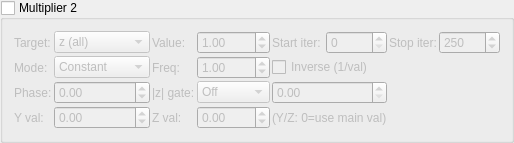
    <widget class="MyGroupBox" name="groupCheck_transf_function_enabledBy_false">
     <property name="title"><string>Multiplier 2</string></property>
     <property name="checkable"><bool>true</bool></property>
     <property name="checked"><bool>false</bool></property>
     <layout class="QGridLayout" name="gridLayout_mult2">
      <property name="spacing"><number>2</number></property>
      <item row="0" column="0">
       <widget class="QLabel"><property name="text"><string>Target:</string></property></widget>
      </item>
      <item row="0" column="1">
       <widget class="MyComboBox" name="comboBox_transf_multiplier_mode_2">
        <item><property name="text"><string notr="true">z (all)</string></property></item>
        <item><property name="text"><string notr="true">z.x</string></property></item>
        <item><property name="text"><string notr="true">z.y</string></property></item>
        <item><property name="text"><string notr="true">z.z</string></property></item>
        <item><property name="text"><string notr="true">DE</string></property></item>
        <item><property name="text"><string notr="true">color</string></property></item>
        <item><property name="text"><string notr="true">z.w</string></property></item>
        <item><property name="text"><string notr="true">z.xy</string></property></item>
        <item><property name="text"><string notr="true">z.xz</string></property></item>
        <item><property name="text"><string notr="true">z.yz</string></property></item>
        <item><property name="text"><string notr="true">color accum</string></property></item>
       </widget>
      </item>
      <item row="0" column="2">
       <widget class="QLabel"><property name="text"><string>Value:</string></property></widget>
      </item>
      <item row="0" column="3">
       <widget class="MyDoubleSpinBox" name="spinbox_transf_scale_5">
        <property name="minimum"><double>-100.0</double></property><property name="maximum"><double>100.0</double></property>
        <property name="singleStep"><double>0.01</double></property><property name="value"><double>1.0</double></property>
       </widget>
      </item>
      <item row="0" column="4">
       <widget class="QLabel"><property name="text"><string>Start iter:</string></property></widget>
      </item>
      <item row="0" column="5">
       <widget class="MySpinBox" name="spinboxInt_transf_start_iterations_C">
        <property name="minimum"><number>0</number></property><property name="maximum"><number>10000</number></property>
        <property name="value"><number>0</number></property>
       </widget>
      </item>
      <item row="0" column="6">
       <widget class="QLabel"><property name="text"><string>Stop iter:</string></property></widget>
      </item>
      <item row="0" column="7">
       <widget class="MySpinBox" name="spinboxInt_transf_stop_iterations_C">
        <property name="minimum"><number>0</number></property><property name="maximum"><number>10000</number></property>
        <property name="value"><number>250</number></property>
       </widget>
      </item>
      <item row="1" column="0">
       <widget class="QLabel"><property name="text"><string>Mode:</string></property></widget>
      </item>
      <item row="1" column="1">
       <widget class="MyComboBox" name="comboBox_transf_multiplier_value_mode_2">
        <item><property name="text"><string notr="true">Constant</string></property></item>
        <item><property name="text"><string notr="true">Sine</string></property></item>
        <item><property name="text"><string notr="true">Ramp</string></property></item>
        <item><property name="text"><string notr="true">Exponential</string></property></item>
        <item><property name="text"><string notr="true">Triangle</string></property></item>
        <item><property name="text"><string notr="true">Square</string></property></item>
        <item><property name="text"><string notr="true">Smoothstep</string></property></item>
       </widget>
      </item>
      <item row="1" column="2">
       <widget class="QLabel"><property name="text"><string>Freq:</string></property></widget>
      </item>
      <item row="1" column="3">
       <widget class="MyDoubleSpinBox" name="spinbox_transf_multiplier_frequency_2">
        <property name="minimum"><double>0.01</double></property><property name="maximum"><double>100.0</double></property>
        <property name="singleStep"><double>0.1</double></property><property name="value"><double>1.0</double></property>
       </widget>
      </item>
      <item row="1" column="4" colspan="2">
       <widget class="MyCheckBox" name="checkBox_transf_multiplier_inverse_2">
        <property name="text"><string>Inverse (1/val)</string></property>
       </widget>
      </item>
      <item row="2" column="0">
       <widget class="QLabel"><property name="text"><string>Phase:</string></property></widget>
      </item>
      <item row="2" column="1">
       <widget class="MyDoubleSpinBox" name="spinbox_transf_multiplier_phase_2">
        <property name="minimum"><double>-10.0</double></property><property name="maximum"><double>10.0</double></property>
        <property name="singleStep"><double>0.1</double></property><property name="value"><double>0.0</double></property>
       </widget>
      </item>
      <item row="2" column="2">
       <widget class="QLabel"><property name="text"><string>|z| gate:</string></property></widget>
      </item>
      <item row="2" column="3">
       <widget class="MyComboBox" name="comboBox_transf_multiplier_threshold_mode_2">
        <item><property name="text"><string notr="true">Off</string></property></item>
        <item><property name="text"><string notr="true">&gt; thresh</string></property></item>
        <item><property name="text"><string notr="true">&lt; thresh</string></property></item>
       </widget>
      </item>
      <item row="2" column="4" colspan="2">
       <widget class="MyDoubleSpinBox" name="spinbox_transf_multiplier_threshold_2">
        <property name="minimum"><double>0.0</double></property><property name="maximum"><double>1000.0</double></property>
        <property name="singleStep"><double>0.1</double></property><property name="value"><double>0.0</double></property>
       </widget>
      </item>
      <item row="3" column="0">
       <widget class="QLabel"><property name="text"><string>Y val:</string></property></widget>
      </item>
      <item row="3" column="1">
       <widget class="MyDoubleSpinBox" name="spinbox_transf_multiplier_scale_y_2">
        <property name="minimum"><double>-100.0</double></property><property name="maximum"><double>100.0</double></property>
        <property name="singleStep"><double>0.01</double></property><property name="value"><double>0.0</double></property>
       </widget>
      </item>
      <item row="3" column="2">
       <widget class="QLabel"><property name="text"><string>Z val:</string></property></widget>
      </item>
      <item row="3" column="3">
       <widget class="MyDoubleSpinBox" name="spinbox_transf_multiplier_scale_z_2">
        <property name="minimum"><double>-100.0</double></property><property name="maximum"><double>100.0</double></property>
        <property name="singleStep"><double>0.01</double></property><property name="value"><double>0.0</double></property>
       </widget>
      </item>
      <item row="3" column="4" colspan="2">
       <widget class="QLabel"><property name="text"><string notr="true">(Y/Z: 0=use main val)</string></property></widget>
      </item>
     </layout>
    </widget>
